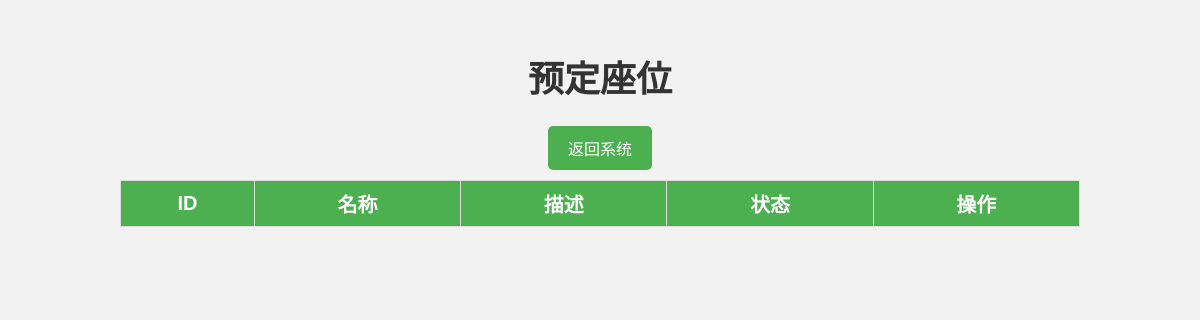
The app's page /php/choice_seat.php (signed in), older data.
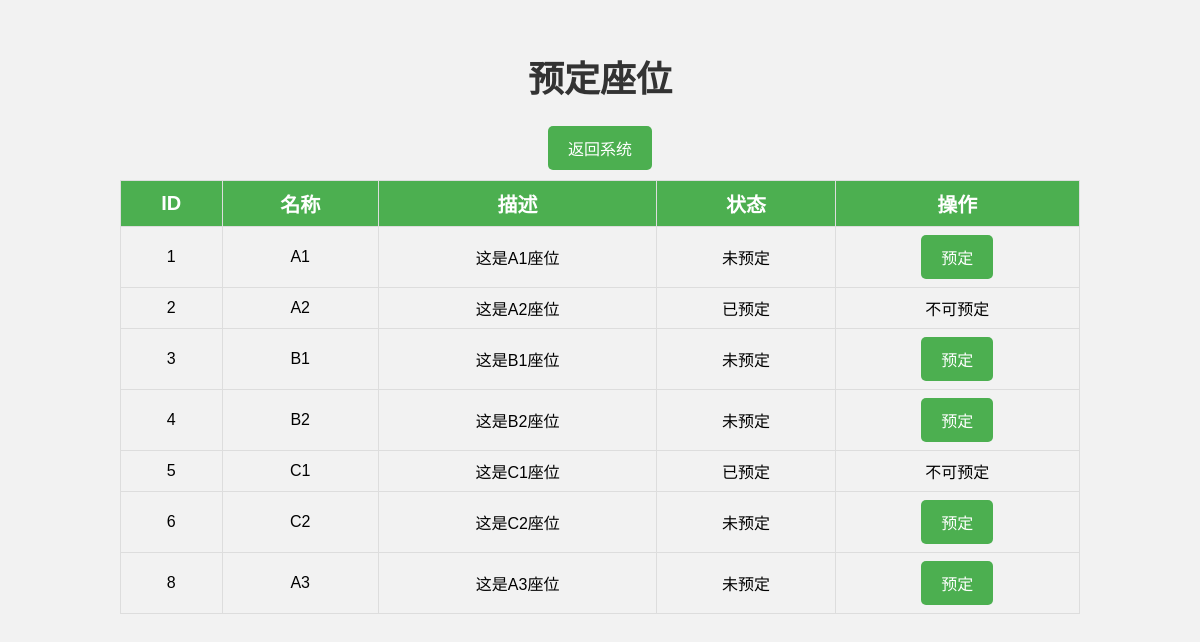
The same page, newer data.
### tables this page shows
CREATE TABLE `seats`  (
  `id` int(11) NOT NULL AUTO_INCREMENT,
  `name` varchar(255) NULL DEFAULT NULL,
  `description` text NULL,
  `status` int(11) NULL DEFAULT 0,
  PRIMARY KEY (`id`) USING BTREE
);

### php/choice_seat.php (the view, shortened to what this page needs)
<!DOCTYPE html>
<html>
<head>
</head>
<body>
    <h1>预定座位</h1>
    <div class="add">
        <a href="home.php"> 返回系统</a>
    </div>
    <table border="1">
        <tr>
            <th>ID</th>
            <th>名称</th>
            <th>描述</th>
            <th>状态</th>
            <th>操作</th>
        </tr>
        <?php
        include('config.php');
        $sql = "SELECT * FROM seats";
        $result = mysqli_query($con, $sql);
        while ($row = mysqli_fetch_assoc($result)) {
            echo "<tr>";
            echo "<td>" . $row["id"] . "</td>";
            echo "<td>" . $row["name"] . "</td>";
            echo "<td>" . $row["description"] . "</td>";
            if ($row["status"] == 0) {
                echo "<td>未预定</td>";
                echo "<td><a href='seat_booking.php?seat_id=" . $row["id"] . "&user_id=" . $_SESSION['user_id'] . "'>预定</a></td>";
            } else {
                echo "<td>已预定</td>";
                echo "<td>不可预定</td>";
            }
            echo "</tr>";
        }
        ?>
    </table>
</body>
</html>

### php/choice_seat.php (style rules this page uses)
body { background-color: #f2f2f2; font-family: Arial, sans-serif; margin: 0; padding: 0; text-align: center; }
h1 { color: #333; font-size: 36px; margin-top: 50px; }
table { border-collapse: collapse; margin: auto; width: 80%; }
th, td { border: 1px solid #ddd; padding: 8px; text-align: left; text-align: center; }
th { background-color: #4CAF50; color: white; font-size: 20px; font-weight: bold; text-align: center; }
tr:nth-child(even) { background-color: #f2f2f2; }
a { color: #fff; background-color: #4CAF50; border-radius: 5px; display: inline-block; font-size: 16px; padding: 10px 20px; text-decoration: none; transition: background-color 0.3s ease; }
.add { margin: 10px 0; }

Row changes from the older to the newer data that the page shows:
added seats: id "1", name "A1", description "这是A1座位"
added seats: id "2", name "A2", description "这是A2座位", status "已预定"
added seats: id "3", name "B1", description "这是B1座位"
added seats: id "4", name "B2", description "这是B2座位"
added seats: id "5", name "C1", description "这是C1座位", status "已预定"
added seats: id "6", name "C2", description "这是C2座位"
added seats: id "8", name "A3", description "这是A3座位"
